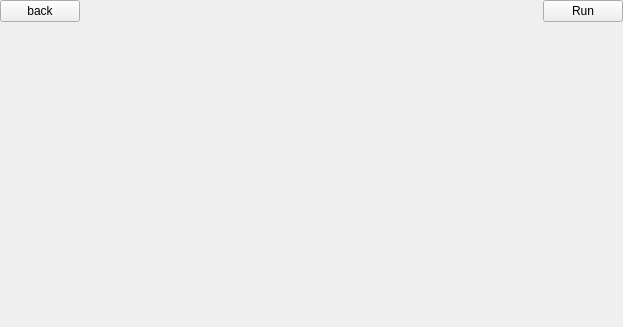
<?xml version="1.0" encoding="UTF-8"?>
<ui version="4.0">
 <class>CompileWindow</class>
 <widget class="QMainWindow" name="CompileWindow">
  <property name="geometry">
   <rect>
    <x>0</x>
    <y>0</y>
    <width>623</width>
    <height>327</height>
   </rect>
  </property>
  <property name="windowTitle">
   <string>Compile</string>
  </property>
  <widget class="QWidget" name="centralWidget">
   <layout class="QVBoxLayout" name="verticalLayout">
    <property name="spacing">
     <number>0</number>
    </property>
    <property name="leftMargin">
     <number>0</number>
    </property>
    <property name="topMargin">
     <number>0</number>
    </property>
    <property name="rightMargin">
     <number>0</number>
    </property>
    <property name="bottomMargin">
     <number>0</number>
    </property>
    <item>
     <layout class="QHBoxLayout" name="horizontalLayout">
      <item>
       <widget class="QPushButton" name="btnBack">
        <property name="text">
         <string>back</string>
        </property>
       </widget>
      </item>
      <item>
       <spacer name="horizontalSpacer">
        <property name="orientation">
         <enum>Qt::Horizontal</enum>
        </property>
        <property name="sizeHint" stdset="0">
         <size>
          <width>40</width>
          <height>20</height>
         </size>
        </property>
       </spacer>
      </item>
      <item>
       <widget class="QPushButton" name="btnRun">
        <property name="text">
         <string>Run</string>
        </property>
       </widget>
      </item>
     </layout>
    </item>
    <item>
     <widget class="RZQtConsoleWidget" name="console" native="true">
      <property name="sizePolicy">
       <sizepolicy hsizetype="Expanding" vsizetype="Expanding">
        <horstretch>0</horstretch>
        <verstretch>0</verstretch>
       </sizepolicy>
      </property>
     </widget>
    </item>
   </layout>
  </widget>
 </widget>
 <layoutdefault spacing="6" margin="11"/>
 <customwidgets>
  <customwidget>
   <class>RZQtConsoleWidget</class>
   <extends>QWidget</extends>
   <header>RZQtConsoleWidget.h</header>
   <container>1</container>
  </customwidget>
 </customwidgets>
 <resources/>
 <connections/>
</ui>
